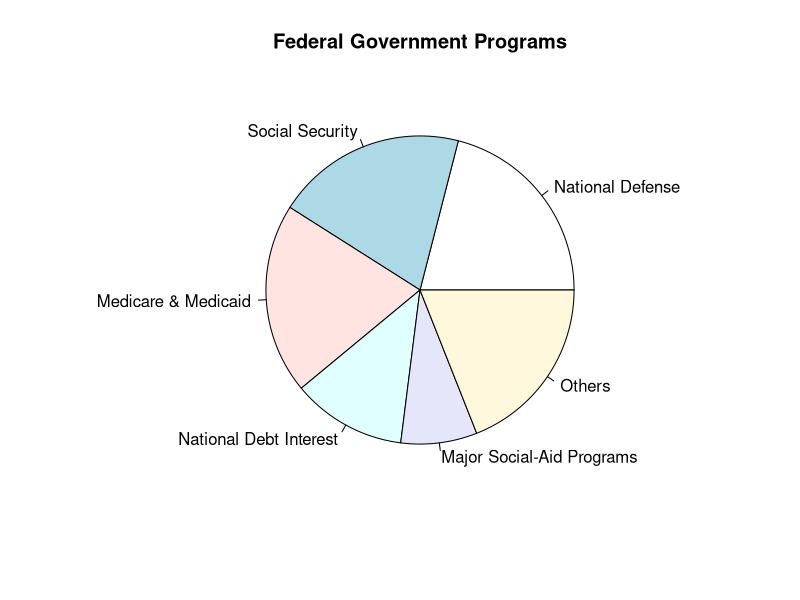
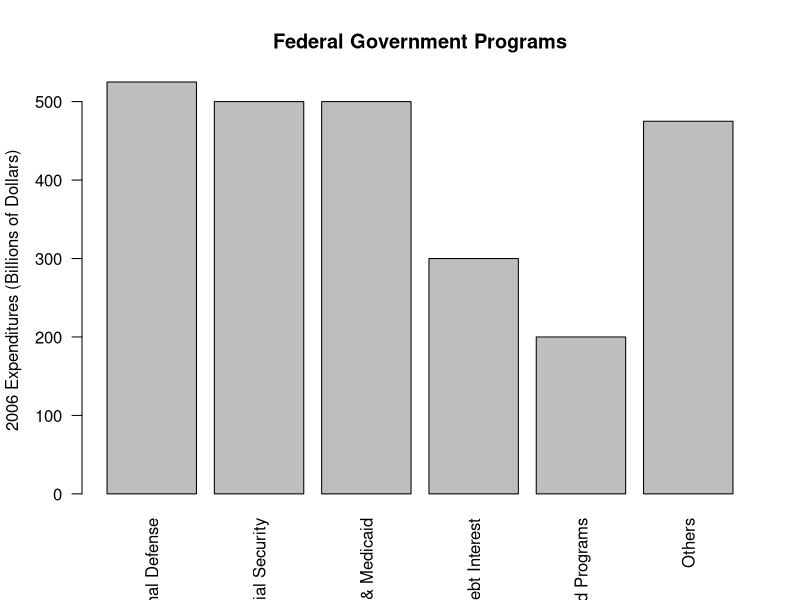
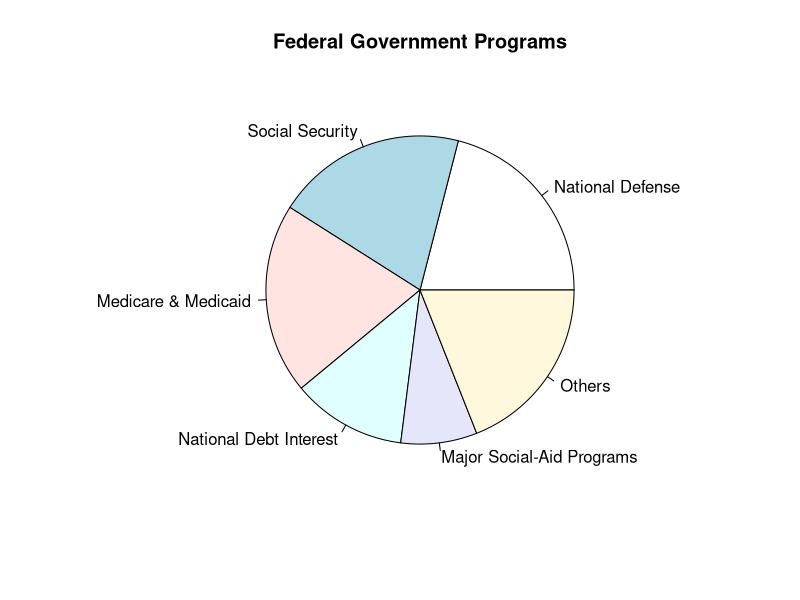
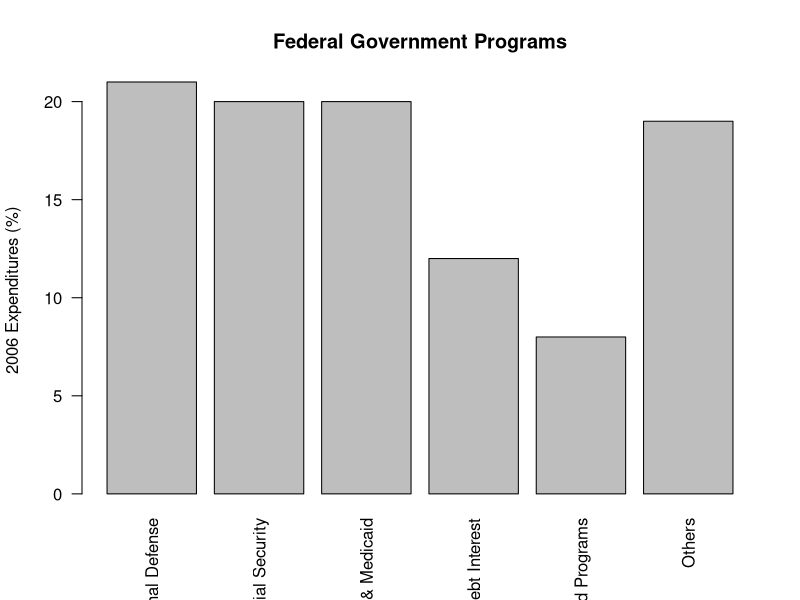

Write the R code that produced these figures, in order.
#########################################################
# Describing Data on a Single Variable: Graphical Methods
#
# Start 2/13/2019
#########################################################
#3.1
#a
program <- c("National Defense","Social Security","Medicare & Medicaid","National Debt Interest","Major Social-Aid Programs","Others")
expenditure <- c(525,500,500,300,200,475)
pie(expenditure,labels=program,main="Federal Government Programs")
#b
barplot(expenditure,names.arg=program,ylab="2006 Expenditures (Billions of Dollars)",main="Federal Government Programs",las=2)
#c
total <- sum(expenditure)
percent <- expenditure/total*100
pie(percent,labels=program, main="Federal Government Programs")
barplot(percent,names.arg=program,ylab="2006 Expenditures (%)",main="Federal Government Programs",las=2)